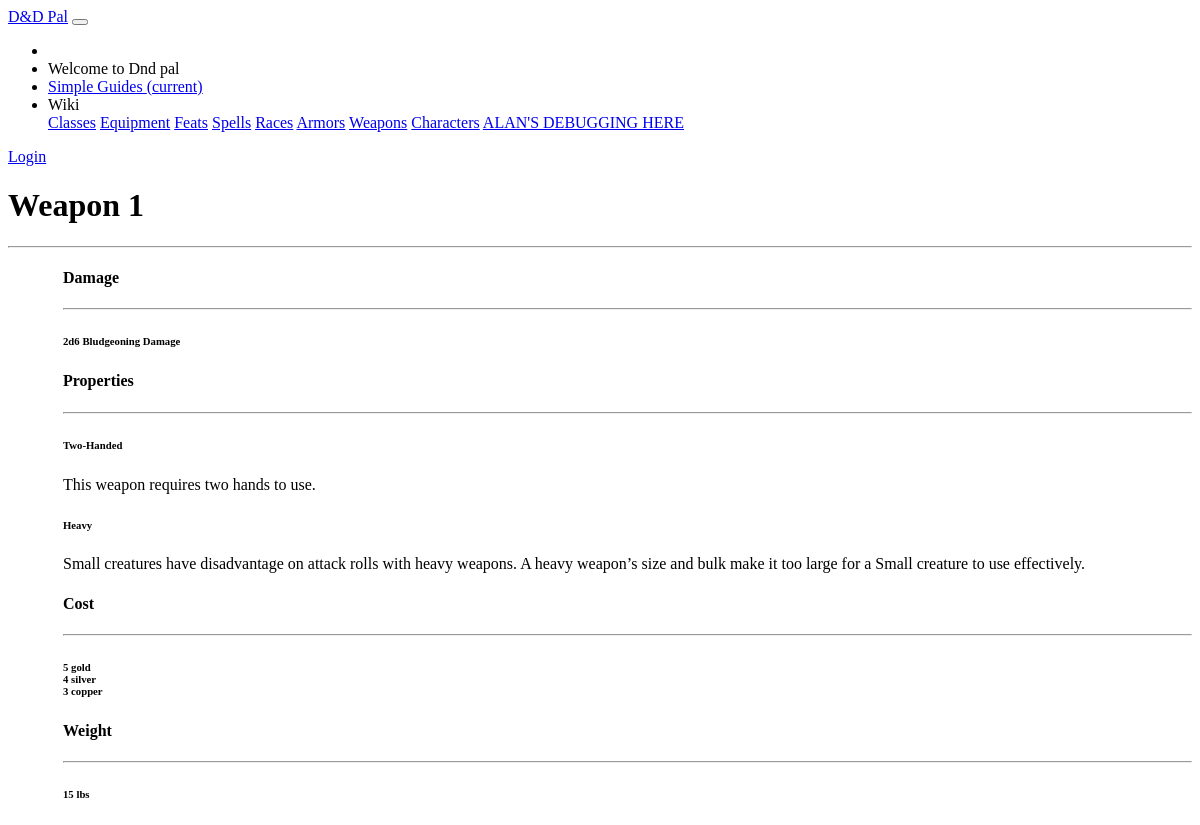
Screenshot of /dndpal/weapon/Weapon 1 with the database file from the repository.
### dndpal/models.py (models this page shows, shortened)
class Weapon(models.Model):
    name = models.CharField(default = '', primary_key = True, max_length = 100, help_text = "Enter the name of this weapon")
    gold = models.IntegerField(default=0, help_text="Enter the gold-price component for this weapon")
    silver = models.IntegerField(default=0, help_text="Enter the silver-price component for this weapon")
    copper = models.IntegerField(default=0, help_text="Enter the copper-price component for this weapon")
    damage = models.CharField(default = "", max_length = 10000, help_text = "Enter the damage die of this weapon")
    DAMAGE_TYPE_CHOICES = (
        ('ac', 'Acid'),
        ('bl', 'Bludgeoning'),
        ('co', 'Cold'),
        ('fi', 'Fire'),
        ('fo', 'Force'),
        ('li', 'Lightning'),
        ('ne', 'Necrotic'),
        ('pi', 'Piercing'),
        ('po', 'Poisoning'),
        ('ps', 'Psychic'),
        ('ra', 'Radiant'),
        ('sl', 'Slashing'),
        ('th', 'Thunder'),
    )
    damage_type = models.CharField(max_length = 2, choices = DAMAGE_TYPE_CHOICES, default = 'ab')
    range = models.CharField(default = "", max_length = 10000, help_text = "Enter the range of the weapon.")
    weight = models.SmallIntegerField(default= 0, help_text="Enter the weight for this item in pounds.")
    weapon_type = models.CharField(default = "", max_length = 10000, help_text = "Enter the weapon category of the weapon. IE: Simple, Martial, etc.")
    properties = models.CharField(default = '', max_length = 1000, help_text = "Enter the properties of this weapon in a comma separated list.")

class Properties(models.Model):
    name = models.CharField(default = '', max_length = 100, help_text = "Enter the name of this property.")
    description = models.CharField(default = "", max_length = 10000, help_text = "Enter the description of this property")

### dndpal/views.py (the view)
# urls.py: path('weapon/<str:pk>', views.WeaponDetailView.as_view(), name='weapon-detail'),
class WeaponDetailView(generic.DetailView):
    model = Weapon
    def get_context_data(self, **kwargs):
        context = super(WeaponDetailView, self).get_context_data(**kwargs)
        string = context['weapon'].properties
        property_list = [x.strip() for x in string.split(',')]
        context['properties'] = Properties.objects.filter(name = 'asfhndikjahghndndjndfndjfndjfnksdnfdskjnf')
        for x in property_list:
            context['properties'] = context['properties']|Properties.objects.filter(name = x)
        print('properties'+str(context['properties']))
        return context

### dndpal/templates/dndpal/weapon_detail.html
{% extends "base_generic.html" %}
{% block content %}
<main role="main" class="container">
    <div class="container card p-5" style="margin-top:10px;">
        <div class="row" style="margin-top: 10px">
            <div class="col-md">
                <h1>{{weapon.name}}</h1>
                <hr>
            </div>
        </div>
        <div style="margin-left: 55px;">
            <div class="row" style="margin-top: 10px">
                <div class="col-md-3">
                    <h4>Damage</h4>
                    <hr>
                    <h6>{{weapon.damage}} {{weapon.get_damage_type_display}} Damage</h6>
                </div>
            </div>
            <div class="row" style="margin-top: 10px">
                <div class="col-md-3">
                    <h4>Properties</h4>
                    <hr>
                    {% for propmodel in properties %}
                        <div>
                            <h6>{{propmodel.name}}</h6>
                            <p> {{propmodel.description}}</p>
                        </div>
                    {% endfor %}
                </div>
            </div>
            <div class="row" style="margin-top: 10px">
                <div class="col-md-3">
                    <h4>Cost</h4>
                    <hr>
                    <h6>{{weapon.gold}} gold <br>
                        {{weapon.silver}} silver <br>
                        {{weapon.copper}} copper
                    </h6>
                </div>
            </div>
            <div class="row" style="margin-top: 10px">
                <div class="col-md-6">
                    <h4>Weight</h4>
                    <hr>
                    <div>
                        <h6 class="m-3">{{weapon.weight}} lbs</h6>
                    </div>
                </div>
            </div>
        </div>
    </div>
</main>
{% endblock %}

### rows the page displays
Weapon: name "Weapon 1", damage "2d6", damage_type "Bludgeoning", gold "5", silver "4", copper "3", weight "15"
Properties: name "Two-Handed", description "This weapon requires two hands to use."
Properties: name "Heavy", description "Small creatures have disadvantage on attack rolls with heavy weapons. A heavy weapon’s size and bulk make it too large for a Small creature to use effectively."
